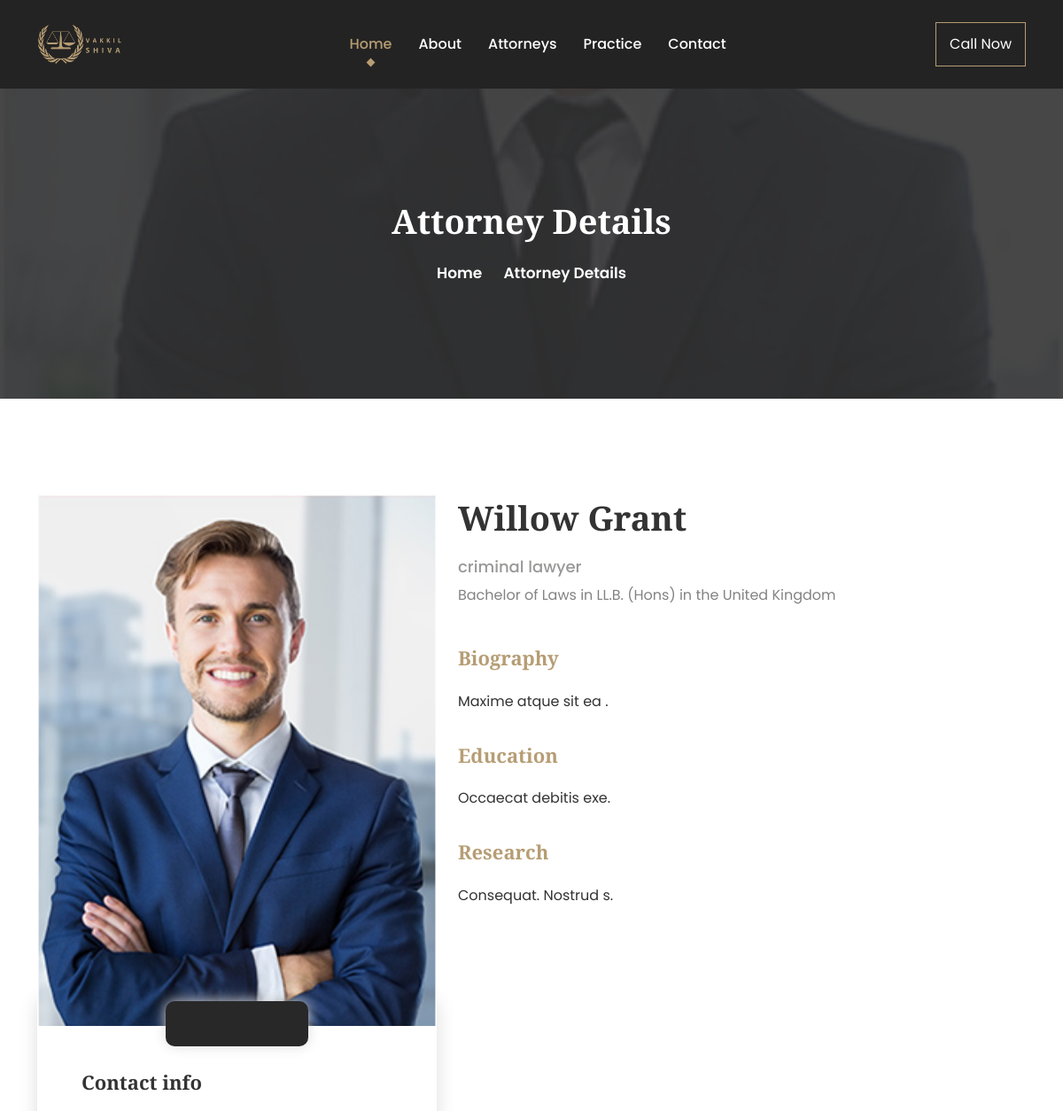
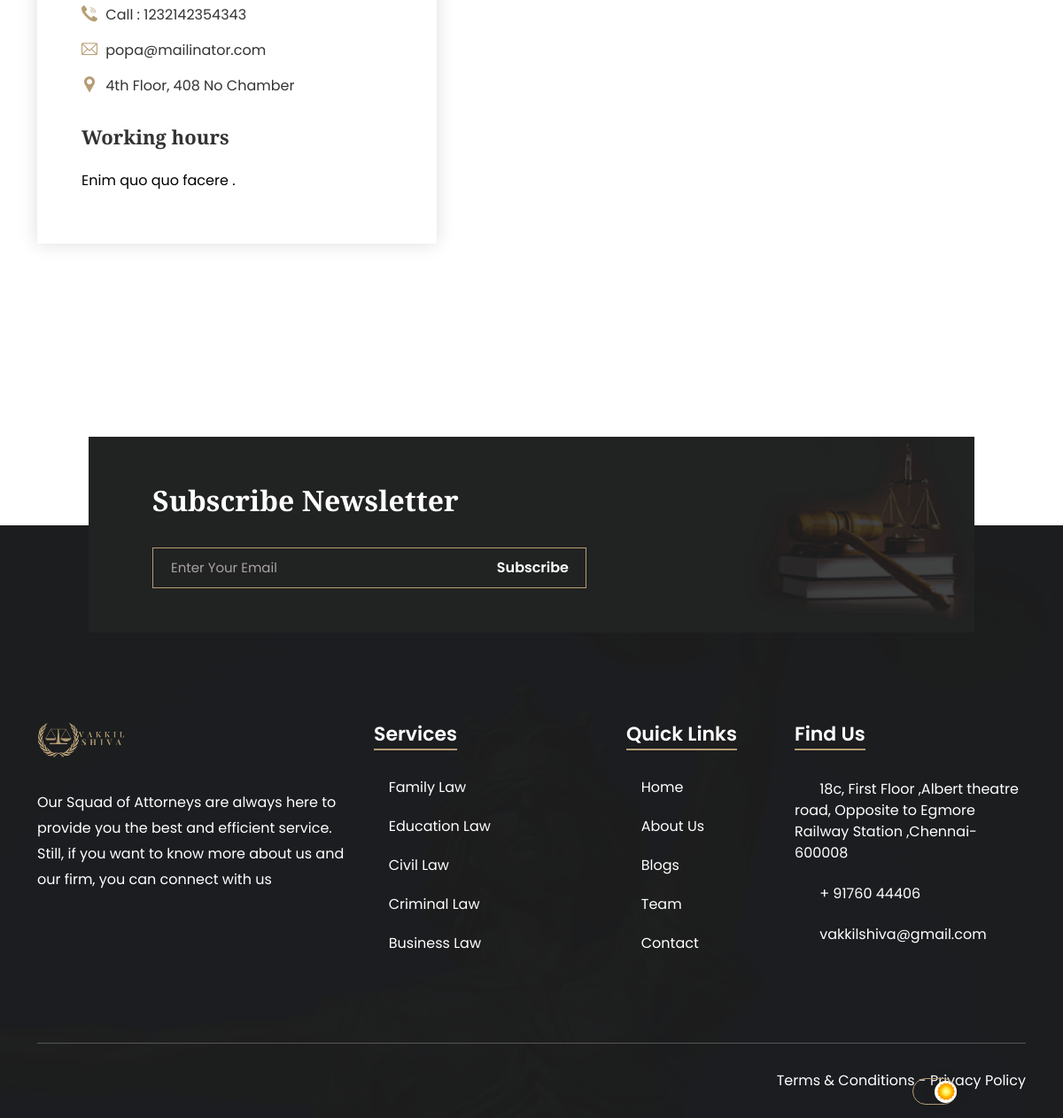
The app's page /attorney-details/5 with its own data (2 pictures, top to bottom).
### app/models.py (models this page shows, shortened)
class TeamMembers(models.Model):
    name = models.CharField(max_length=50)
    image = models.ImageField(upload_to='images/')
    district = models.ForeignKey(Districts, on_delete=models.CASCADE)
    consultant = models.ForeignKey(Consultants, on_delete=models.CASCADE)
    facebook = models.URLField(max_length=100,blank=True,null=True)
    twitter = models.URLField(max_length=100,blank=True,null=True)
    linkedin = models.URLField(max_length=100,blank=True,null=True)
    instagram = models.URLField(max_length=100,blank=True,null=True)
    mobile = models.CharField(max_length=100)
    email = models.EmailField(max_length=100)
    biography = RichTextField()
    research = RichTextField()
    education = RichTextField()
    working = RichTextField()
    class Meta:
        verbose_name_plural = 'my team'
        ordering = ['name']

class Consultants(models.Model):
    name = models.CharField(max_length=50)
    def __str__(self):
        return self.name
    class Meta:
        verbose_name_plural = 'consultants types'
        ordering = ['name']

### app/views.py (the view)
# urls.py: path('attorney-details/<int:id>', views.attorney_details, name='attorney-details'),
def attorney_details(request,id):
    attorney = TeamMembers.objects.get(id=id)
    return render(request, 'app/attorney-details.html',{'attorney':attorney})

### templates/app/attorney-details.html (shortened to what this page needs)
{% extends 'base/base.html' %}
{% load static %}
{% block content %}
        {% include 'inc/navbar.html' %}
        <div class="page-title-area title-img-one">
            <div class="d-table">
                <div class="d-table-cell">
                    <div class="page-title-text">
                        <h2>Attorney Details</h2>
                        <ul>
                            <li>
                                <a href="index.html">Home</a>
                            </li>
                            <li>
                                <i class="icofont-simple-right"></i>
                            </li>
                            <li>Attorney Details</li>
                        </ul>
                    </div>
                </div>
            </div>
        </div>
        <div class="attorney-details pt-100 pb-70">
            <div class="container">
                <div class="row align-items-start justify-content-center">
                    <div class="col-lg-5">
                        <div class="attor-details-item">
                            <img src="{{ attorney.image.url }}" alt="Details">
                            <div class="attor-details-left">
                                <div class="attor-social">
                                    <ul>
                                        {% if attorney.facebook %}
                                        <li>
                                            <a href="{{ attorney.facebook }}" target="_blank">
                                                <i class="icofont-facebook"></i>
                                            </a>
                                        </li>
                                        {% endif %}
                                        {% if attorney.instagram %}
                                        <li>
                                            <a href="{{ attorney.instagram }}" target="_blank">
                                                <i class="icofont-instagram"></i>
                                            </a>
                                        </li>
                                        {% endif %}
                                        {% if attorney.twitter %}
                                        <li>
                                            <a href="{{ attorney.twitter }}" target="_blank">
                                                <i class="icofont-twitter"></i>
                                            </a>
                                        </li>
                                        {% endif %}
                                        {% if attorney.linkedin %}
                                        <li>
                                            <a href="{{ attorney.linkedin }}" target="_blank">
                                                <i class="icofont-linkedin"></i>
                                            </a>
                                        </li>
                                        {% endif %}
                                    </ul>
                                </div>
                                <div class="attor-social-details">
                                    <h3>Contact info</h3>
                                    <ul>
                                        <li>
                                            <i class="flaticon-call"></i>
                                            <a href="tel:+07554332322">
                                                Call : {{ attorney.mobile }}
                                            </a>
                                        </li>
                                        <li>
                                            <i class="flaticon-email"></i>
                                            <a href="https://templates.hibootstrap.com/cdn-cgi/l/email-protection#c5ada0a9a9aa85a9bcbfaaeba6aaa8">
                                                <span class="__cf_email__" data-cfemail="4028252c2c2f002c393a2f6e232f2d">{{ attorney.email }}</span>
                                            </a>
                                        </li>
                                        <li>
                                            <i class="flaticon-pin"></i>
                                            4th Floor, 408 No Chamber
                                        </li>
                                    </ul>
                                </div>
                                <div class="attor-work">
                                    <h3>Working hours</h3>
                                    <div class="attor-work-left" style="color: black !important;">
                                        {{ attorney.working|safe }}
                                    </div>
                                </div>
                            </div>
                        </div>
                    </div>
                    <div class="col-lg-7">
                        <div class="attor-details-item">
                            <div class="attor-details-right">
                                <div class="attor-details-name">
                                    <h2>{{attorney.name}}</h2>
                                    <span>{{attorney.consultant}}</span>
                                    <p>Bachelor of Laws in LL.B. (Hons) in the United Kingdom</p>
                                </div>
                                <div class="attor-details-things" style="color: black !important;">
                                    <h3>Biography</h3>
                                    {{attorney.biography|safe}}
                                </div>
                                <div class="attor-details-things">
                                    <h3>Education</h3>
                                    {{attorney.education|safe}}
                                </div>
                                <div class="attor-details-things">
                                    <h3>Research</h3>
                                    {{attorney.research|safe}}
                                </div>
                            </div>
                        </div>
                    </div>
                </div>
            </div>
        </div>
        <section class="team-area team-area-two mt-5">
        </section>
{% endblock content %}

### mystatic/assets/css/style.css (style rules this page uses)
body { font-family: "Poppins", sans-serif; color: #ffffff; background-color: #ffffff; font-size: 16px; }
h1, h2, h3, h4, h5, h6 { color: #333333; line-height: 1.4; }
p { line-height: 1.8; }
a { transition: 0.5s all ease; text-decoration: none; color: #b69d74; }
img { max-width: 100%; }
.d-table { width: 100%; height: 100%; }
.d-table-cell { vertical-align: middle; }
.pt-100 { padding-top: 100px; }
.pb-70 { padding-bottom: 70px; }
.team-area { padding-bottom: 190px; }
.title-img-one { background-image: url("../img/about/1.jpg"); }
.page-title-area { background-size: cover; background-position: center center; background-repeat: no-repeat; height: 450px; text-align: center; position: relative; }
.page-title-area:before { position: absolute; content: ""; width: 100%; height: 100%; left: 0; top: 0; background-color: #333333; opacity: 0.9; }
.page-title-text { position: relative; margin-top: 120px; }
.page-title-text h2 { font-weight: 900; font-size: 38px; font-family: "Playfair Display", serif; color: #ffffff; margin-bottom: 20px; }
.page-title-text ul { margin: 0; padding: 0; margin-bottom: 25px; }
.page-title-text ul li { list-style-type: none; display: inline-block; font-weight: 600; font-size: 17px; }
.page-title-text ul li i { font-size: 20px; position: relative; top: 1px; display: inline-block; }
.page-title-text ul li a { display: inline-block; color: #ffffff; }
.team-area-two { padding-bottom: 170px; }
.attor-details-item { margin-bottom: 30px; }
.attor-details-item img { width: 100%; }
.attor-details-item .attor-details-left { padding: 0 50px 40px 50px; box-shadow: 0px 0px 20px 0px #ddd; margin-bottom: 30px; }
.attor-details-item .attor-details-left .attor-social { text-align: center; margin-top: -28px; }
.attor-details-item .attor-details-left .attor-social ul { margin: 0; padding: 0; background-color: #282828; display: inline-block; padding: 12px 30px; border-radius: 10px; box-shadow: 0px 0px 15px 0px #ddd; margin-bottom: 25px; }
.attor-details-item .attor-details-left .attor-social ul li { list-style-type: none; display: inline-block; margin-right: 4px; margin-left: 4px; }
.attor-details-item .attor-details-left .attor-social ul li a { display: block; color: #b69d74; font-size: 18px; }
.attor-details-item .attor-details-left .attor-social-details { margin-bottom: 30px; }
.attor-details-item .attor-details-left .attor-social-details h3 { font-weight: 600; font-family: "Playfair Display", serif; font-size: 22px; margin-bottom: 20px; }
.attor-details-item .attor-details-left .attor-social-details ul { margin: 0; padding: 0; }
.attor-details-item .attor-details-left .attor-social-details ul li { list-style-type: none; display: block; color: #333333; margin-bottom: 13px; }
.attor-details-item .attor-details-left .attor-social-details ul li:last-child { margin-bottom: 0; }
.attor-details-item .attor-details-left .attor-social-details ul li a { display: inline-block; color: #333333; }
.attor-details-item .attor-details-left .attor-social-details ul li i { display: inline-block; color: #b69d74; font-size: 18px; margin-right: 5px; }
.attor-details-item .attor-details-left .attor-work h3 { font-weight: 600; font-family: "Playfair Display", serif; font-size: 22px; margin-bottom: 20px; }
.attor-details-item .attor-details-left .attor-work .attor-work-left { display: inline-block; }
.attor-details-item .attor-details-right .attor-details-name { margin-bottom: 40px; }
.attor-details-item .attor-details-right .attor-details-name h2 { font-weight: 600; font-size: 38px; font-family: "Playfair Display", serif; margin-bottom: 15px; }
.attor-details-item .attor-details-right .attor-details-name span { display: block; color: #999897; font-weight: 500; font-size: 18px; margin-bottom: 5px; }
.attor-details-item .attor-details-right .attor-details-name p { margin-bottom: 0; color: #838383; }
.attor-details-item .attor-details-right .attor-details-things { margin-bottom: 30px; }
.attor-details-item .attor-details-right .attor-details-things h3 { color: #b69d74; font-weight: 600; font-size: 22px; font-family: "Playfair Display", serif; margin-bottom: 20px; }
.attor-details-item .attor-details-right .attor-details-things p { margin-bottom: 20px; color: #333333; }

### records on screen
TeamMembers: image (picture), mobile "1232142354343", email "popa@mailinator.com", working "Enim quo quo facere .", name "Willow Grant", consultant "criminal lawyer", biography "Maxime atque sit ea .", education "Occaecat debitis exe.", research "Consequat. Nostrud s."
